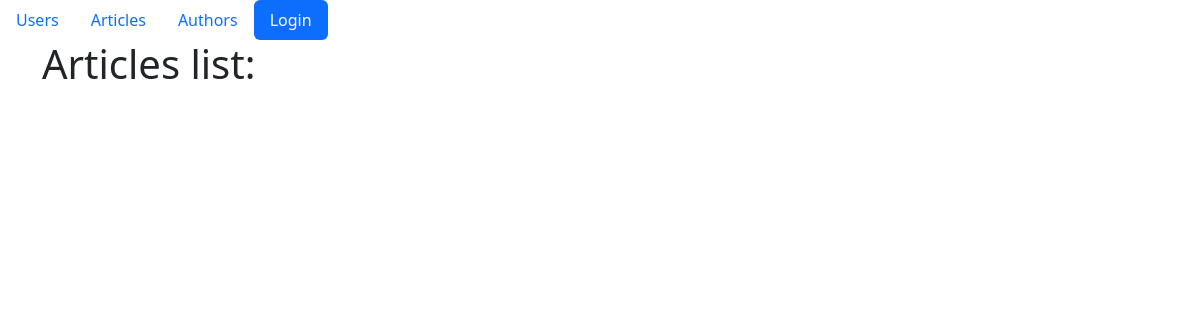
The app's page /article/, older data.
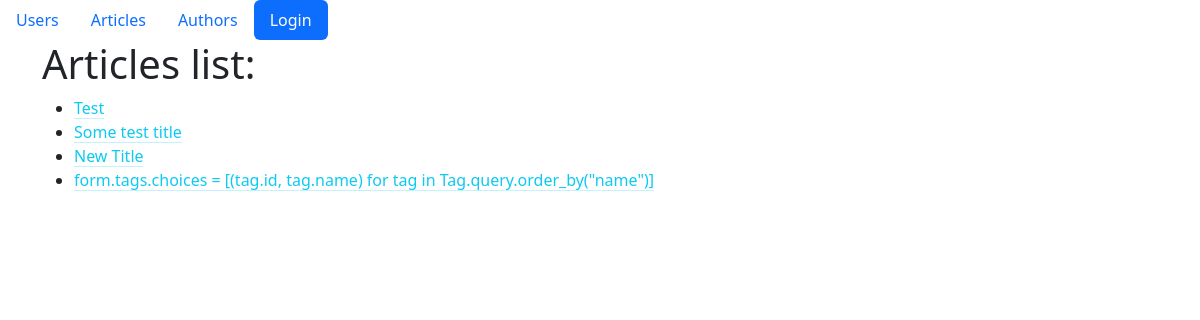
The same page, newer data.
### blog/models.py (models this page shows, shortened)
class Article(db.Model):
    __tablename__ = "articles"
    id = db.Column(db.Integer, primary_key=True)
    author_id = db.Column(db.Integer, ForeignKey("authors.id"), nullable=False)
    title = db.Column(db.String(255))
    text = db.Column(db.Text)
    created_at = db.Column(db.DateTime, default=datetime.utcnow)
    updated_at = db.Column(
        db.DateTime, default=datetime.utcnow, onupdate=datetime.utcnow
    )
    author = relationship("Author", back_populates="articles")
    tags = relationship(
        "Tag", secondary=article_tag_association_table, back_populates="articles"
    )

### blog/articles/views.py (the view)
@article.route("/", methods=["GET"])
def article_list():
    articles: Article = Article.query.all()
    return render_template(
        "./articles/list.html",
        articles=articles,
    )

### blog/templates/articles/list.html (shortened to what this page needs)
{% extends 'base.html' %}
{% block body %}
<div class="row">
    <div class="col">
        <h1>Articles list:</h1>
        <ul>
            {% for article in articles %}
            <li><a href="{{ url_for('article_bp.article_detail', article_id=article.id) }}"
                    class="link-info link-offset-2 link-underline-opacity-25 link-underline-opacity-100-hover">
                    {{ article.title }}</a></li>
            {% endfor %}
        </ul>
    </div>
</div>
{% endblock %}

Row changes from the older to the newer data that the page shows:
added Article: title "Test"
added Article: title "Some test title"
added Article: title "New Title"
added Article: title "form.tags.choices = [(tag.id, tag.name) for tag in Tag.query.order_by(\"name\")]"
